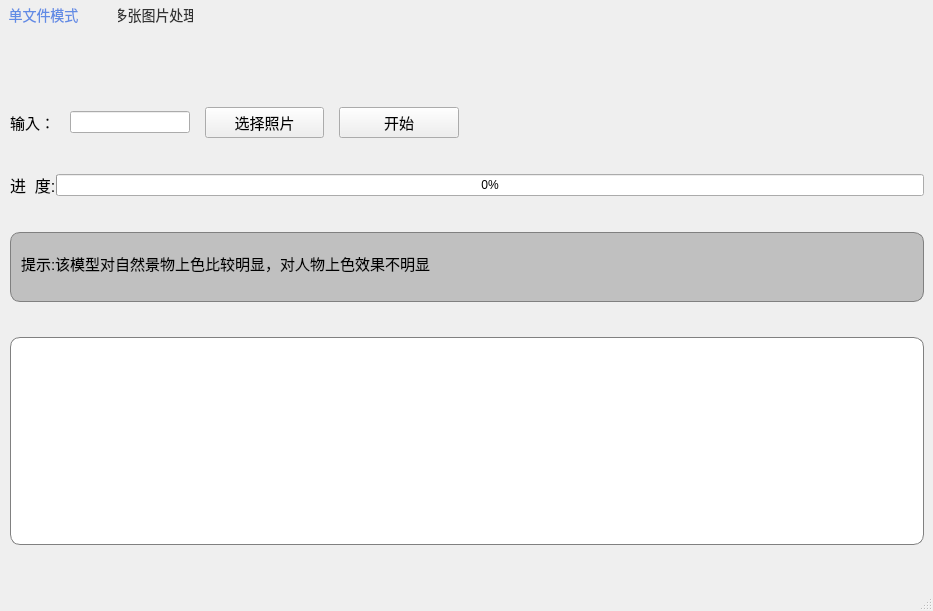
<?xml version="1.0" encoding="UTF-8"?>
<ui version="4.0">
 <class>Home</class>
 <widget class="QMainWindow" name="Home">
  <property name="geometry">
   <rect>
    <x>0</x>
    <y>0</y>
    <width>933</width>
    <height>611</height>
   </rect>
  </property>
  <property name="maximumSize">
   <size>
    <width>16777215</width>
    <height>16777215</height>
   </size>
  </property>
  <property name="windowTitle">
   <string>MainWindow</string>
  </property>
  <widget class="QWidget" name="centralwidget">
   <layout class="QGridLayout" name="gridLayout_2" rowstretch="0,0">
    <property name="leftMargin">
     <number>0</number>
    </property>
    <property name="topMargin">
     <number>0</number>
    </property>
    <property name="rightMargin">
     <number>0</number>
    </property>
    <property name="bottomMargin">
     <number>0</number>
    </property>
    <property name="spacing">
     <number>0</number>
    </property>
    <item row="1" column="0">
     <widget class="QTabWidget" name="tabWidget">
      <property name="font">
       <font>
        <pointsize>13</pointsize>
        <italic>false</italic>
        <bold>false</bold>
        <underline>false</underline>
        <stylestrategy>PreferAntialias</stylestrategy>
       </font>
      </property>
      <property name="styleSheet">
       <string notr="true">QTabWidget::pane
{
	border: -1px;
	top:-2px;
	left: 1px;
}
 
QTabBar::tab:first		/*第一个页面上面的标签tab*/
{
	color:#333333;
	background:transparent;
	
	font-family:&quot;微软雅黑&quot;;
	font-size:14px;
	
	padding-left:-9px;
	padding-right:-9px;
	width:105px;
	height:30px;
	margin-left:0px;
	margin-right:40px;
}
 
QTabBar::tab:last		/*最后一个页面上面的标签tab*/
{
	color:#333333;
	background:transparent;
	
	font-family:&quot;微软雅黑&quot;;
	font-size:14px;
	
	padding-left:-9px;
	padding-right:-9px;
	width:75px;
	height:30px;
	margin-left:0px;
	margin-right:40px;
}
 
QTabBar::tab:selected, QTabBar::tab:hover
{
	color:#618BE5;
	background:transparent;
	
	font-family:&quot;微软雅黑&quot;;	
}

 
 
#detailWgt, #appealReasonWgt	/*设置下面的单个widget没有边框*/
{
	border:none;
}

QListWidget::Item{padding-left:0px;padding-top:20px; padding-bottom:4px;color:white}
QListWidget::Item:hover{background:lightgray; color:white;}
QListWidget::item:selected{background:lightgray; color:white; }
QListWidget{border: 1px solid black;}
QListWidget{border-radius: 10px;}
QListWidget{padding: 0 8px;}
QListWidget{background-color: rgb(255, 255, 255);}
</string>
      </property>
      <property name="currentIndex">
       <number>0</number>
      </property>
      <widget class="QWidget" name="onePage">
       <attribute name="title">
        <string>单文件模式</string>
       </attribute>
       <layout class="QGridLayout" name="gridLayout" rowstretch="1,1,1,1,6,0">
        <property name="leftMargin">
         <number>9</number>
        </property>
        <property name="topMargin">
         <number>9</number>
        </property>
        <property name="horizontalSpacing">
         <number>16</number>
        </property>
        <property name="verticalSpacing">
         <number>35</number>
        </property>
        <item row="0" column="0" colspan="2">
         <widget class="QWidget" name="widget_3" native="true"/>
        </item>
        <item row="1" column="0">
         <layout class="QHBoxLayout" name="horizontalLayout" stretch="1,3,3,3">
          <property name="spacing">
           <number>15</number>
          </property>
          <item>
           <widget class="QLabel" name="label">
            <property name="font">
             <font>
              <pointsize>11</pointsize>
             </font>
            </property>
            <property name="text">
             <string>输入：</string>
            </property>
           </widget>
          </item>
          <item>
           <widget class="QLineEdit" name="imgPath"/>
          </item>
          <item>
           <widget class="QPushButton" name="pushButtonSelect">
            <property name="font">
             <font>
              <pointsize>11</pointsize>
             </font>
            </property>
            <property name="text">
             <string>选择照片</string>
            </property>
            <property name="icon">
             <iconset resource="../resource.qrc">
              <normaloff>:/img/img/select.png</normaloff>:/img/img/select.png</iconset>
            </property>
           </widget>
          </item>
          <item>
           <widget class="QPushButton" name="pushButtonStart">
            <property name="font">
             <font>
              <pointsize>11</pointsize>
             </font>
            </property>
            <property name="text">
             <string>开始</string>
            </property>
            <property name="icon">
             <iconset resource="../resource.qrc">
              <normaloff>:/img/img/start.png</normaloff>:/img/img/start.png</iconset>
            </property>
           </widget>
          </item>
         </layout>
        </item>
        <item row="1" column="1">
         <spacer name="horizontalSpacer">
          <property name="orientation">
           <enum>Qt::Horizontal</enum>
          </property>
          <property name="sizeHint" stdset="0">
           <size>
            <width>448</width>
            <height>20</height>
           </size>
          </property>
         </spacer>
        </item>
        <item row="2" column="0" colspan="2">
         <layout class="QHBoxLayout" name="horizontalLayout_2" stretch="0,9">
          <item>
           <widget class="QLabel" name="label_2">
            <property name="font">
             <font>
              <pointsize>12</pointsize>
             </font>
            </property>
            <property name="text">
             <string>进  度:</string>
            </property>
           </widget>
          </item>
          <item>
           <widget class="QProgressBar" name="progressBar_3">
            <property name="value">
             <number>0</number>
            </property>
           </widget>
          </item>
         </layout>
        </item>
        <item row="5" column="0" colspan="2">
         <widget class="QWidget" name="widget_2" native="true"/>
        </item>
        <item row="3" column="0" colspan="2">
         <widget class="QLineEdit" name="lineEdit">
          <property name="minimumSize">
           <size>
            <width>0</width>
            <height>70</height>
           </size>
          </property>
          <property name="font">
           <font>
            <pointsize>11</pointsize>
           </font>
          </property>
          <property name="styleSheet">
           <string notr="true">background-color: rgb(192, 192, 192);
border: 1px solid gray;/*设置边框的粗细，以及颜色*/
border-radius: 10px;/*设置圆角的大小*/
padding: 0 8px;/*如果没有内容光标在开始往后移动0.8像素点*/
selection-background-color: darkgray;
   </string>
          </property>
          <property name="text">
           <string>提示:该模型对自然景物上色比较明显，对人物上色效果不明显 </string>
          </property>
         </widget>
        </item>
        <item row="4" column="0" colspan="2">
         <widget class="QListWidget" name="listWidget">
          <property name="styleSheet">
           <string notr="true">background-color: rgb(255, 255, 255);
border: 1px solid gray;/*设置边框的粗细，以及颜色*/
border-radius: 10px;/*设置圆角的大小*/
padding: 0 8px;/*如果没有内容光标在开始往后移动0.8像素点*/
selection-background-color: darkgray;</string>
          </property>
         </widget>
        </item>
       </layout>
      </widget>
      <widget class="QWidget" name="towPage">
       <attribute name="title">
        <string>多张图片处理</string>
       </attribute>
       <layout class="QGridLayout" name="gridLayout_3" rowstretch="1,1,1,1,6,0">
        <property name="horizontalSpacing">
         <number>16</number>
        </property>
        <property name="verticalSpacing">
         <number>26</number>
        </property>
        <item row="0" column="0">
         <widget class="QWidget" name="widget_8" native="true">
          <property name="minimumSize">
           <size>
            <width>0</width>
            <height>60</height>
           </size>
          </property>
         </widget>
        </item>
        <item row="1" column="0">
         <layout class="QHBoxLayout" name="horizontalLayout_6" stretch="4,5">
          <item>
           <layout class="QHBoxLayout" name="horizontalLayout_4" stretch="1,3,3,3">
            <property name="spacing">
             <number>10</number>
            </property>
            <item>
             <widget class="QLabel" name="label_4">
              <property name="font">
               <font>
                <pointsize>11</pointsize>
               </font>
              </property>
              <property name="text">
               <string>输入：</string>
              </property>
             </widget>
            </item>
            <item>
             <widget class="QLineEdit" name="imgPath_4"/>
            </item>
            <item>
             <widget class="QPushButton" name="pushButtonSelect_4">
              <property name="font">
               <font>
                <pointsize>11</pointsize>
               </font>
              </property>
              <property name="text">
               <string>选择文件夹</string>
              </property>
              <property name="icon">
               <iconset resource="../resource.qrc">
                <normaloff>:/img/img/select.png</normaloff>:/img/img/select.png</iconset>
              </property>
             </widget>
            </item>
            <item>
             <widget class="QPushButton" name="pushButtonStart_4">
              <property name="font">
               <font>
                <pointsize>11</pointsize>
               </font>
              </property>
              <property name="text">
               <string>开始</string>
              </property>
              <property name="icon">
               <iconset resource="../resource.qrc">
                <normaloff>:/img/img/start.png</normaloff>:/img/img/start.png</iconset>
              </property>
             </widget>
            </item>
           </layout>
          </item>
          <item>
           <spacer name="horizontalSpacer_4">
            <property name="orientation">
             <enum>Qt::Horizontal</enum>
            </property>
            <property name="sizeHint" stdset="0">
             <size>
              <width>422</width>
              <height>20</height>
             </size>
            </property>
           </spacer>
          </item>
         </layout>
        </item>
        <item row="2" column="0">
         <layout class="QHBoxLayout" name="horizontalLayout_5" stretch="0,9">
          <item>
           <widget class="QLabel" name="label_5">
            <property name="font">
             <font>
              <pointsize>12</pointsize>
             </font>
            </property>
            <property name="text">
             <string>进  度：</string>
            </property>
           </widget>
          </item>
          <item>
           <widget class="QProgressBar" name="progressBar">
            <property name="value">
             <number>0</number>
            </property>
           </widget>
          </item>
         </layout>
        </item>
        <item row="3" column="0">
         <widget class="QLineEdit" name="lineEdit_4">
          <property name="minimumSize">
           <size>
            <width>0</width>
            <height>70</height>
           </size>
          </property>
          <property name="font">
           <font>
            <pointsize>11</pointsize>
           </font>
          </property>
          <property name="styleSheet">
           <string notr="true">background-color: rgb(192, 192, 192);
border: 1px solid gray;/*设置边框的粗细，以及颜色*/
border-radius: 10px;/*设置圆角的大小*/
padding: 0 8px;/*如果没有内容光标在开始往后移动0.8像素点*/
selection-background-color: darkgray;
   </string>
          </property>
          <property name="text">
           <string>提示:该模型对自然景物上色比较明显，对人物上色效果不明显 </string>
          </property>
         </widget>
        </item>
        <item row="4" column="0">
         <widget class="QListWidget" name="listWidget_4">
          <property name="styleSheet">
           <string notr="true"/>
          </property>
         </widget>
        </item>
        <item row="5" column="0">
         <widget class="QWidget" name="widget" native="true"/>
        </item>
       </layout>
      </widget>
     </widget>
    </item>
   </layout>
  </widget>
  <widget class="QMenuBar" name="menubar">
   <property name="geometry">
    <rect>
     <x>0</x>
     <y>0</y>
     <width>933</width>
     <height>21</height>
    </rect>
   </property>
  </widget>
  <widget class="QStatusBar" name="statusbar"/>
 </widget>
 <resources>
  <include location="../resource.qrc"/>
 </resources>
 <connections/>
</ui>
